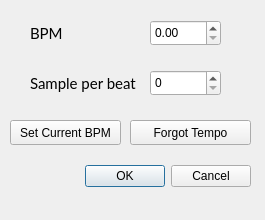
<?xml version="1.0" encoding="UTF-8"?>
<ui version="4.0">
 <class>Dialog</class>
 <widget class="QDialog" name="Dialog">
  <property name="geometry">
   <rect>
    <x>0</x>
    <y>0</y>
    <width>265</width>
    <height>220</height>
   </rect>
  </property>
  <property name="windowTitle">
   <string>Dialog</string>
  </property>
  <widget class="QDialogButtonBox" name="buttonBox">
   <property name="geometry">
    <rect>
     <x>80</x>
     <y>160</y>
     <width>171</width>
     <height>32</height>
    </rect>
   </property>
   <property name="orientation">
    <enum>Qt::Horizontal</enum>
   </property>
   <property name="standardButtons">
    <set>QDialogButtonBox::Cancel|QDialogButtonBox::Ok</set>
   </property>
  </widget>
  <widget class="QDoubleSpinBox" name="bpm">
   <property name="geometry">
    <rect>
     <x>150</x>
     <y>20</y>
     <width>71</width>
     <height>26</height>
    </rect>
   </property>
  </widget>
  <widget class="QLabel" name="label">
   <property name="geometry">
    <rect>
     <x>30</x>
     <y>25</y>
     <width>54</width>
     <height>17</height>
    </rect>
   </property>
   <property name="font">
    <font>
     <family>Lato</family>
     <pointsize>11</pointsize>
    </font>
   </property>
   <property name="text">
    <string>BPM</string>
   </property>
  </widget>
  <widget class="QLabel" name="label_2">
   <property name="geometry">
    <rect>
     <x>30</x>
     <y>75</y>
     <width>111</width>
     <height>17</height>
    </rect>
   </property>
   <property name="font">
    <font>
     <family>Lato</family>
     <pointsize>11</pointsize>
    </font>
   </property>
   <property name="text">
    <string>Sample per beat</string>
   </property>
  </widget>
  <widget class="QPushButton" name="set_current_button">
   <property name="geometry">
    <rect>
     <x>10</x>
     <y>120</y>
     <width>111</width>
     <height>25</height>
    </rect>
   </property>
   <property name="text">
    <string>Set Current BPM</string>
   </property>
  </widget>
  <widget class="QPushButton" name="forgot_button">
   <property name="geometry">
    <rect>
     <x>130</x>
     <y>120</y>
     <width>121</width>
     <height>25</height>
    </rect>
   </property>
   <property name="text">
    <string>Forgot Tempo</string>
   </property>
  </widget>
  <widget class="QSpinBox" name="sample_per_beat">
   <property name="geometry">
    <rect>
     <x>150</x>
     <y>70</y>
     <width>71</width>
     <height>26</height>
    </rect>
   </property>
  </widget>
 </widget>
 <resources/>
 <connections>
  <connection>
   <sender>buttonBox</sender>
   <signal>accepted()</signal>
   <receiver>Dialog</receiver>
   <slot>accept()</slot>
   <hints>
    <hint type="sourcelabel">
     <x>248</x>
     <y>254</y>
    </hint>
    <hint type="destinationlabel">
     <x>157</x>
     <y>274</y>
    </hint>
   </hints>
  </connection>
  <connection>
   <sender>buttonBox</sender>
   <signal>rejected()</signal>
   <receiver>Dialog</receiver>
   <slot>reject()</slot>
   <hints>
    <hint type="sourcelabel">
     <x>316</x>
     <y>260</y>
    </hint>
    <hint type="destinationlabel">
     <x>286</x>
     <y>274</y>
    </hint>
   </hints>
  </connection>
 </connections>
</ui>
